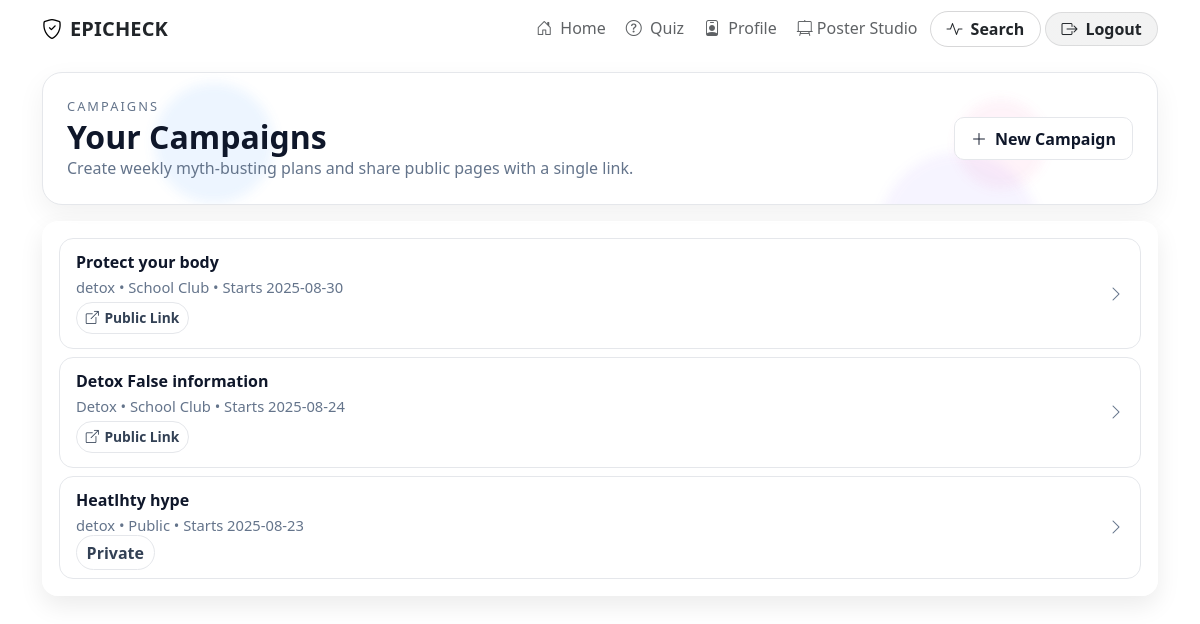
The page /campaigns (signed in) on the database its author committed.
### tables this page shows
CREATE TABLE campaigns (
            id         INTEGER PRIMARY KEY AUTOINCREMENT,
            user_id    INTEGER NOT NULL,
            title      TEXT NOT NULL,
            topic      TEXT NOT NULL,
            audience   TEXT NOT NULL,          -- 'school_club' | 'public'
            visibility TEXT NOT NULL,          -- 'private' | 'public'
            starts_on  TEXT NOT NULL,          -- YYYY-MM-DD (UTC date string)
            weeks      INTEGER NOT NULL DEFAULT 4,
            created_at TEXT NOT NULL,
            slug       TEXT NOT NULL UNIQUE,   -- public-friendly id
            FOREIGN KEY (user_id) REFERENCES users(id) ON DELETE CASCADE
        );

### app.py (the view)
@app.route("/campaigns")
@login_required
def campaigns_index():
    db = get_db()
    rows = db.execute(
        "SELECT id, title, topic, audience, visibility, starts_on, weeks, slug, created_at "
        "FROM campaigns WHERE user_id = ? ORDER BY id DESC",
        (g.user["id"],)
    ).fetchall()
    return render_template("campaigns/index.html", rows=[dict(r) for r in rows])

### app.py (called while the page is built)
def get_db():
    if "db" not in g:
        g.db = sqlite3.connect(DB_PATH, detect_types=sqlite3.PARSE_DECLTYPES)
        g.db.row_factory = sqlite3.Row
    return g.db

@app.before_request
def load_current_user():
    uid = session.get("user_id")
    if uid:
        g.user = get_db().execute("SELECT * FROM users WHERE id = ?", (uid,)).fetchone()
    else:
        g.user = None

@app.context_processor
def inject_user():
    return {"current_user": g.user}

def login_required(fn):
    @wraps(fn)
    def wrapper(*args, **kwargs):
        if not g.user:
            return redirect(url_for("login", next=request.path))
        return fn(*args, **kwargs)
    return wrapper

### templates/campaigns/index.html (shortened to what this page needs)
{% extends "nav.html" %}
{% block content %}
<section class="container my-3">
  <div class="page-hero">
    <div class="bg-particles"><span></span><span></span></div>
    <div class="d-flex flex-wrap justify-content-between align-items-center head position-relative">
      <div>
        <div class="eyebrow">Campaigns</div>
        <h2 class="title mb-0">Your Campaigns</h2>
        <p class="kicker mb-0">Create weekly myth-busting plans and share public pages with a single link.</p>
      </div>
      <div class="d-flex align-items-center gap-2 mt-2 mt-md-0">
        <a class="btn btn-clean" href="{{ url_for('campaigns_new') }}">
          <i class="bi bi-plus-lg me-1"></i> New Campaign
        </a>
      </div>
    </div>
  </div>
</section>
<section class="container my-3">
  {% if rows %}
    <div class="glass p-3">
      <div class="row g-2">
        {% for c in rows %}
        <div class="col-12">
          <div class="camp-item"
               onclick="if(!event.target.closest('a,button')) window.location='{{ url_for('campaigns_view', campaign_id=c.id) }}'">
            <div>
              <h6 class="camp-title mb-1">
                <a href="{{ url_for('campaigns_view', campaign_id=c.id) }}">{{ c.title }}</a>
              </h6>
              <div class="camp-meta mb-1">
                {{ c.topic }} • {{ c.audience.replace('_',' ').title() }} • Starts {{ c.starts_on }}
              </div>
              {% if c.visibility == 'public' %}
                <a class="public-link"
                   href="{{ url_for('campaigns_public', slug=c.slug) }}"
                   target="_blank" rel="noreferrer"
                   onclick="event.stopPropagation();">
                  <i class="bi bi-box-arrow-up-right"></i> Public Link
                </a>
              {% else %}
                <span class="badge-visibility">Private</span>
              {% endif %}
            </div>
            <div class="d-none d-md-block">
              <i class="bi bi-chevron-right chevron"></i>
            </div>
          </div>
        </div>
        {% endfor %}
      </div>
    </div>
  {% endif %}
</section>
{% endblock %}

### templates/nav.html (style rules this page uses)
:root { --nav-glass-bg: color-mix(in srgb, var(--bs-body-bg) 65%, transparent); --nav-border: color-mix(in srgb, var(--bs-body-color) 12%, transparent); --link-muted: color-mix(in srgb, var(--bs-body-color) 72%, transparent); }

### templates/campaigns/index.html (style rules this page uses)
:root { --ink:#0f172a; --muted:#64748b; --line:#e5e7eb; --panel:#ffffff; --glass:rgba(255,255,255,.70); }
.page-hero { position:relative; border-radius:20px; padding:24px; background:var(--panel); border:1px solid var(--line); box-shadow:0 10px 28px rgba(0,0,0,.06); overflow:hidden; }
.page-hero .bg-particles { position:absolute; inset:0; pointer-events:none; }
.page-hero .bg-particles span { position:absolute; display:block; border-radius:50%; opacity:.7; filter:blur(6px); animation:float linear infinite; }
.page-hero .bg-particles span:nth-child(1) { width:120px;height:120px;background:rgba(96,165,250,.16); top:8%; left:10%; animation-duration:18s; }
.page-hero .bg-particles span:nth-child(2) { width:160px;height:160px;background:rgba(167,139,250,.14); top:60%; left:75%; animation-duration:24s; animation-delay:-6s; }
.head .eyebrow { font-size:.8rem; letter-spacing:.16em; text-transform:uppercase; color:var(--muted); }
.head .title { margin:.2rem 0 .2rem; font-weight:800; line-height:1.15; color:var(--ink); }
.head .kicker { color:var(--muted); }
.glass { background:var(--glass); -webkit-backdrop-filter:blur(12px); backdrop-filter:blur(12px); border-radius:16px; border:1px solid rgba(255,255,255,.35); box-shadow:0 10px 24px rgba(0,0,0,.08); }
.btn-clean { border:1px solid var(--line); background:#fff; color:var(--ink); font-weight:700; border-radius:10px; padding:.55rem 1rem; transition:background .18s,border-color .18s,box-shadow .18s; }
.camp-item { display:flex; align-items:center; justify-content:space-between; gap:12px; padding:14px 16px; border:1px solid var(--line); border-radius:14px; background:#fff; transition:transform .15s ease, box-shadow .15s ease, border-color .15s ease; text-decoration:none; }
.camp-title { font-weight:700; color:var(--ink); margin:0; }
.camp-meta { font-size:.92rem; color:var(--muted); }
.badge-visibility { border-radius:999px; padding:.35rem .6rem; font-weight:700; border:1px solid var(--line); background:#fff; color:#334155; }
.camp-item { cursor:pointer; }
.camp-title a { text-decoration:none; color:var(--ink); }
.public-link { text-decoration:none; display:inline-flex; align-items:center; gap:.35rem; padding:.28rem .55rem; border-radius:999px; font-weight:700; font-size:.86rem; border:1px solid var(--line); background:#fff; color:#334155; }
.public-link i { font-size:.95em; }
.chevron { color:var(--muted); }

### rows shown on the page
campaigns: title "Protect your body", topic "detox", audience.replace "School Club", starts_on "2025-08-30"
campaigns: title "Detox False information", topic "Detox", audience.replace "School Club", starts_on "2025-08-24"
campaigns: title "Heatlhty hype", topic "detox", audience.replace "Public", starts_on "2025-08-23", visibility "Private"
